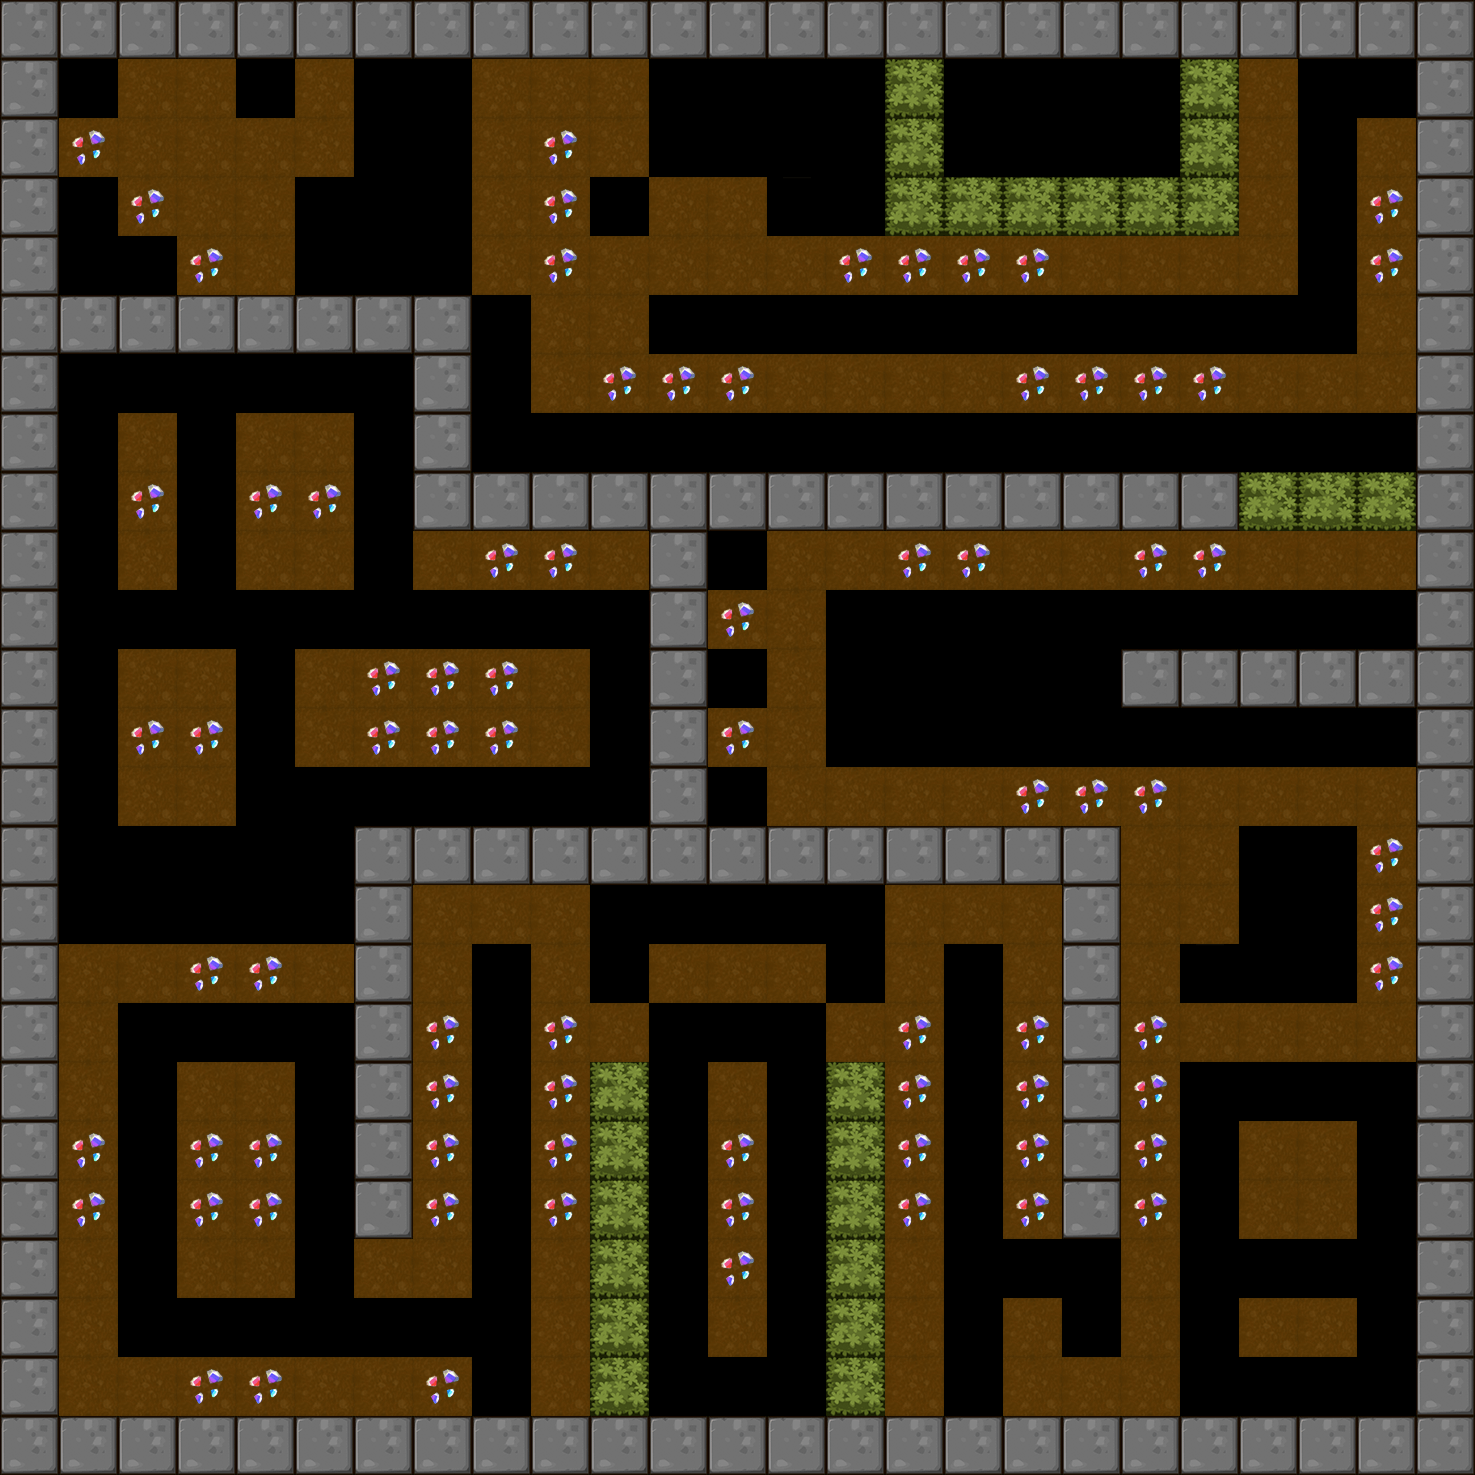

A 2D game scene composited from a Tiled map and its tileset images. What follows is a short description and the map's XML, with each tile layer's data collapsed to a summary:
An orthogonal 25x25 tile map with 59x59 px tiles, 1 tile layer (BackGround) and 18 objects (9x Hammer, 5x Shipper, 3x Roller, Player).

<map version="1.0" orientation="orthogonal" renderorder="right-down" width="25" height="25" tilewidth="59" tileheight="59">
 <tileset firstgid="1" name="itemmap" tilewidth="59" tileheight="59">
  <image source="tileset2.png" trans="ff00ff" width="354" height="354" />
 </tileset>
 <layer name="BackGround" width="25" height="25">
  <data>[625 cells, 452 non-empty, 15 distinct tile ids]</data>
 </layer>
 <objectgroup name="RobotCharacter">
  <object name="Player" type="Player" x="66.6974" y="63.9881" width="40" height="40" />
 </objectgroup>
 <objectgroup name="EnemyCharacter">
  <object name="Shipper" type="Shipper" x="775.825" y="1190.15" width="40" height="40" />
  <object name="Roller" type="Roller" x="952.365" y="68.7956" width="40" height="40" />
  <object name="Hammer" type="Hammer" x="1014.25" y="600.549" width="40" height="40" />
  <object name="Hammer" type="Hammer" x="1303.32" y="717.928" width="40" height="40" />
  <object name="Shipper" type="Shipper" x="658.834" y="1364.05" width="40" height="40" />
  <object name="Roller" type="Roller" x="301.617" y="1009.48" width="40" height="40" />
  <object name="Shipper" type="Shipper" x="1193.99" y="1073.73" width="40" height="40" />
  <object name="Hammer" type="Hammer" x="1070.78" y="302.68" width="40" height="40" />
  <object name="Shipper" type="Shipper" x="1365.99" y="1066.23" width="40" height="40" />
  <object name="Hammer" type="Hammer" x="656.34" y="419.972" width="40" height="40" />
  <object name="Hammer" type="Hammer" x="134.451" y="360.707" width="40" height="40" />
  <object name="Hammer" type="Hammer" x="477.223" y="599.157" width="40" height="40" />
  <object name="Hammer" type="Hammer" x="301.095" y="776.64" width="40" height="40" />
  <object name="Hammer" type="Hammer" x="183.224" y="479.932" width="40" height="40" />
  <object name="Hammer" type="Hammer" x="69.4188" y="836.253" width="40" height="40" />
  <object name="Shipper" type="Shipper" x="954.123" y="1309.09" width="40" height="40" />
  <object name="Roller" type="Roller" x="481.287" y="1364.64" width="40" height="40" />
 </objectgroup>
</map>
